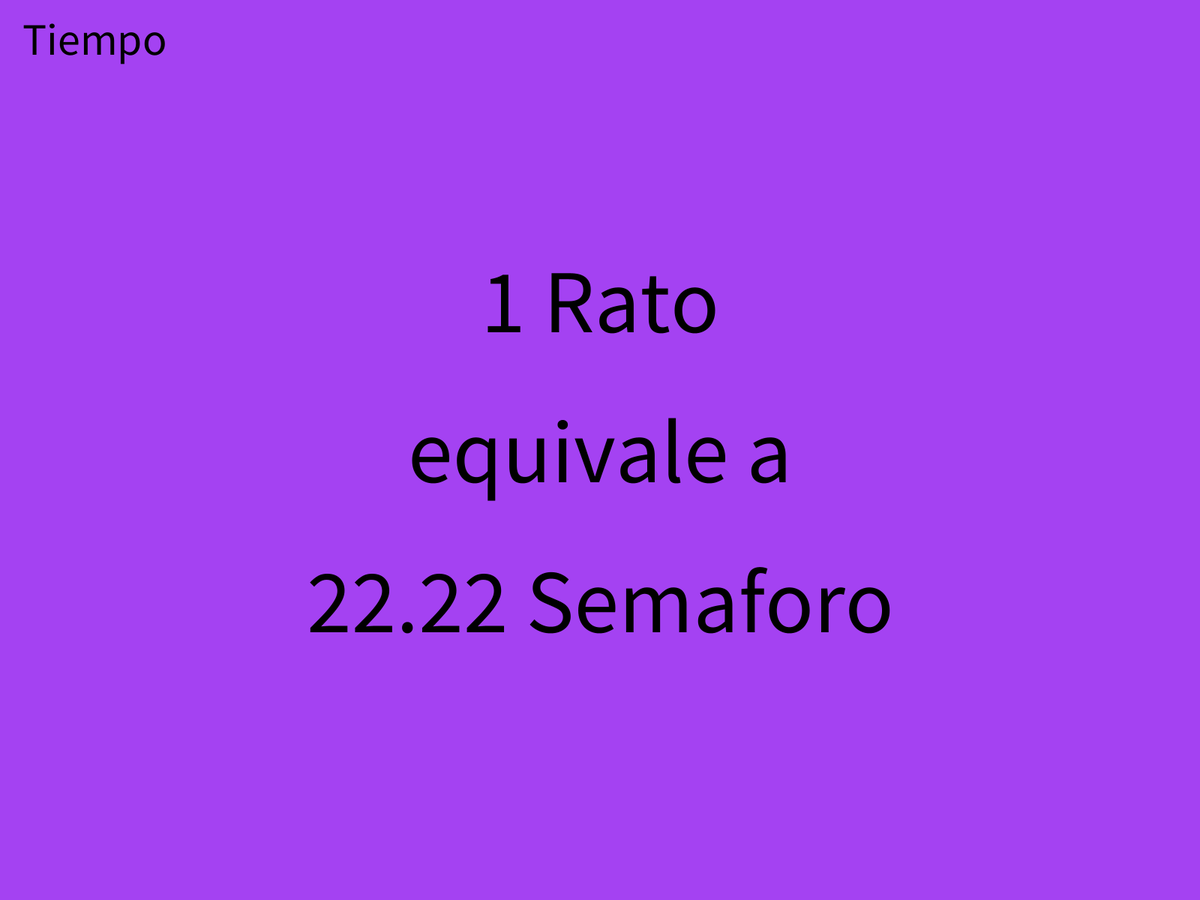
Frame 1 (no input)
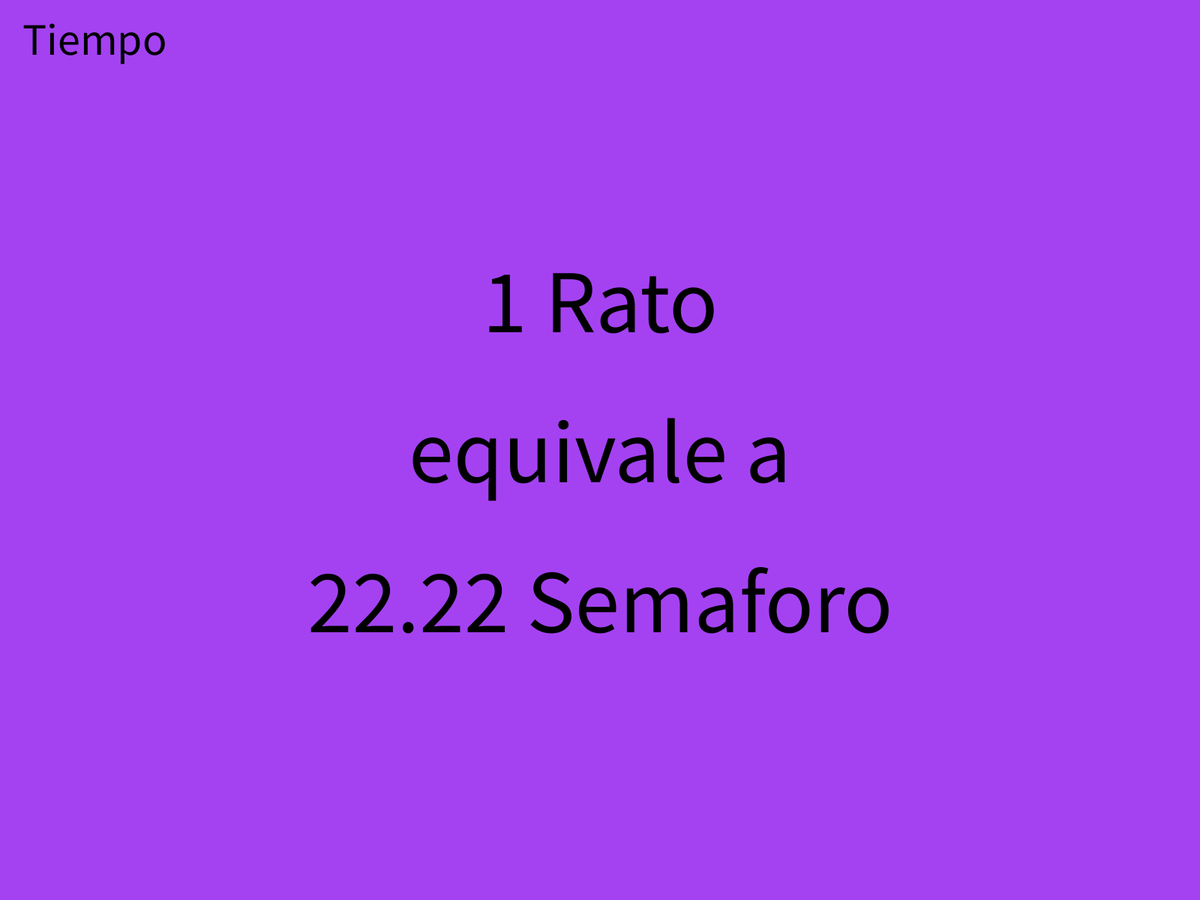
Frame 60 (the mouse pressed at the canvas centre just before this capture)
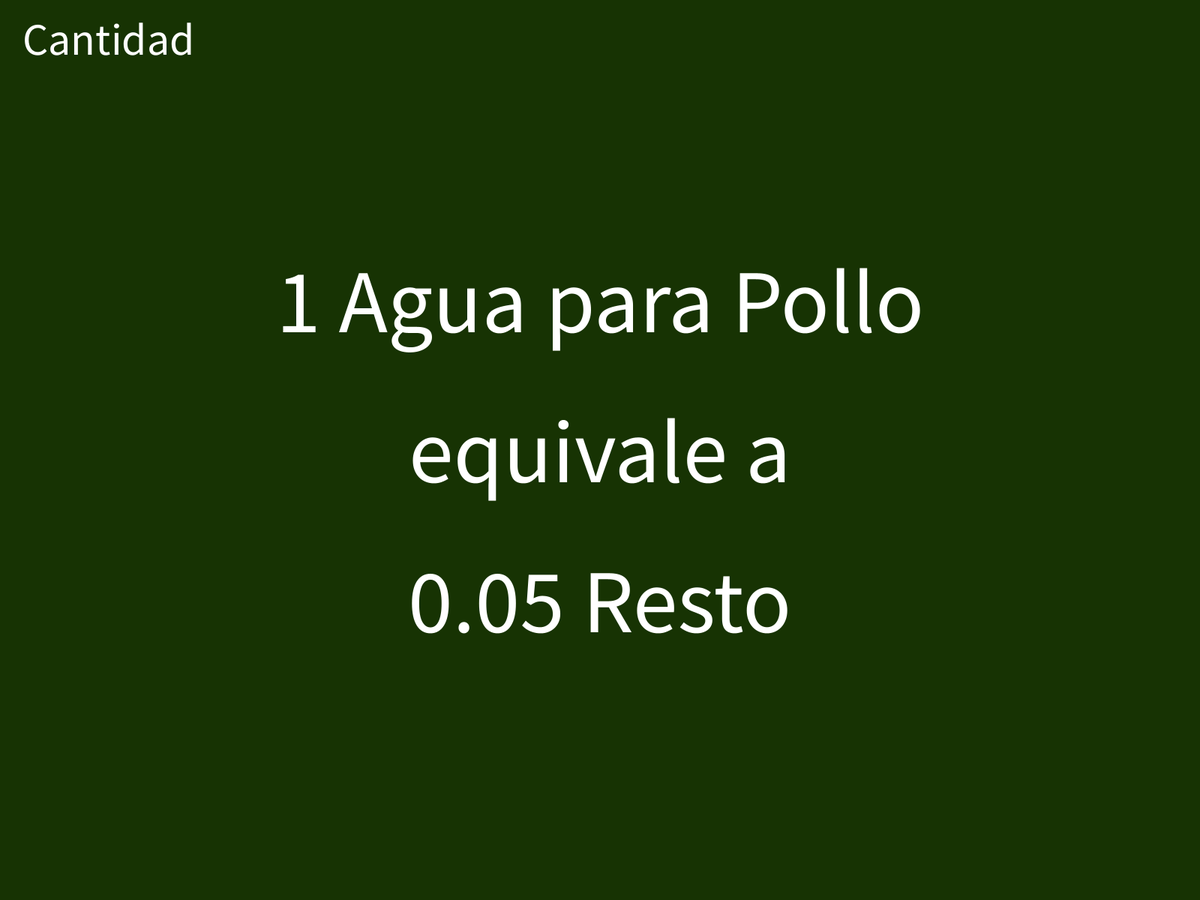
Frame 120 (the mouse held since frame 60 and released just before this capture)

The Processing sketch that drew these frames (run headless with seeded random() and noise(); from frame 60 on, the mouse is pressed at the canvas centre):

// Processing sketch: Randomizer
// ── Randomizer.pde
float fA, fB, fC;
color fondo, nFondo;
int t, ctrl;

    int dA, dB;
    String[][] distancia = { // Equivalencias en metros
        {"Brazo (Izada de Bandera)",    "0.6"},
        {"Baston de Mando",             "1.2"},
        {"Pie",                         "0.33"},
        {"Globo",                       "1.3"},
        {"Codo",                        "0.5"},
        {"Dedo",                        "0.015"},
        {"Brazo",                       "0.2"},
        {"Lapiz de Dibujo",             "0.185"},
        {"Yeyo",                        "1.5"},
        {"Yeyo Extendido",              "1.9"},
    };

    int tA, tB;
    String[][] tiempo = { // Equivalencias en minutos
        {"Botella de Poker",    "15"},
        {"Giro de Almohada",    "20"},
        {"Ratico",              "5"},
        {"Rato",                "10"},
        {"Bus del SITP",        "7"},
        {"Ciclo Lunar",         "45523"},
        {"Fase Lunar",          "5000"},
        {"Cancion",             "3.5"},
        {"Semaforo",            "0.45"},
        {"Punto en Basquet",    "0.26"},
    };

    int cA, cB;
    String[][] cantidad = { // Equivalencias en Puchos
        {"Pucho",                 "1"},
        {"Puchito",             "0.5"},
        {"Puchote",             "1.5"},
        {"Puñado",              "0.8"},
        {"Resto",               "100"},
        {"Botella",             "2.5"},
        {"Bulto",               "2000"},
        {"Carga",               "4000"},
        {"Pocillo de Arroz",    "1.2"},
        {"Agua para Pollo",     "4.7"},
    };

void setup(){
    // Parámetros Iniciales
        fullScreen();
        colorMode(RGB);
        noStroke();
        textSize(height/10);
        textAlign(CENTER, CENTER);
        ctrl = 0;
    // Preejecución
        update();
        //noLoop(); // Descomentar para usar en PC
}

void draw() {
    background(fondo);
    fill(t);
    // Impresión de Texto
        pushStyle();
        switch (ctrl) {
            case 0: // Distancia
                text("1 " + distancia[dA][0], width/2, height/3);
                text("equivale a", width/2, height/2);
                text(equivalencia(distancia[dA][1],distancia[dB][1]) + " " + distancia[dB][0], width/2, 2*height/3);
                pushStyle();
                    textAlign(LEFT,TOP);
                    textSize(height/20);
                    text("Distancia", height/40, height/40);
                popStyle();
            break;
            case 1: // Tiempo
                text("1 " + tiempo[tA][0], width/2, height/3);
                text("equivale a", width/2, height/2);
                text(equivalencia(tiempo[tA][1],tiempo[dB][1]) + " " + tiempo[dB][0], width/2, 2*height/3);
                pushStyle();
                    textAlign(LEFT,TOP);
                    textSize(height/20);
                    text("Tiempo", height/40, height/40);
                popStyle();
            break;
            case 2: // Cantidad
                text("1 " + cantidad[cA][0], width/2, height/3);
                text("equivale a", width/2, height/2);
                text(equivalencia(cantidad[cA][1],cantidad[dB][1]) + " " + cantidad[dB][0], width/2, 2*height/3);
                pushStyle();
                    textAlign(LEFT,TOP);
                    textSize(height/20);
                    text("Cantidad", height/40, height/40);
                popStyle();
            break;
        }
        popStyle();
}

void update() {
    // Colores Aleatorios para el Fondo
        fA = random(255);
        fB = random(255);
        fC = random(255);
    // Fondo y su Negativo
        fondo = color(fA, fB, fC);
        nFondo = color(neg(fA), neg(fB), neg(fC));
    // Color del Texto
        if (fA + fB + fC < 380)
            t = 255;
        else
            t = 0;
    // Selector de Medida (Distancia)
        dA = (int) random(distancia.length);
        dB = (int) random(distancia.length);
        while (dA == dB) {
            dA = int( random(distancia.length + 1) );
            dB = int( random(distancia.length + 1) );
        }
    // Selector de Medida (Tiempo)
        tA = (int) random(tiempo.length);
        tB = (int) random(tiempo.length);
        while (tA == tB) {
            tA = int( random(tiempo.length + 1) );
            tB = int( random(tiempo.length + 1) );
        }
    // Selector de Medida (Cantidad)
        cA = (int) random(cantidad.length);
        cB = (int) random(cantidad.length);
        while (cA == cB) {
            cA = int( random(cantidad.length + 1) );
            cB = int( random(cantidad.length + 1) );
        }
    // Control Global
        ctrl++;
        ctrl %= 3;
}

public float neg (float x) {
    x = 255 - x;
    return x;
}

public String equivalencia (String a, String b) {
    float x = parseFloat(a);
    float y = parseFloat(b);
    return nfc(x/y, 2);
}

void mousePressed() {
  update();
  redraw();
}
